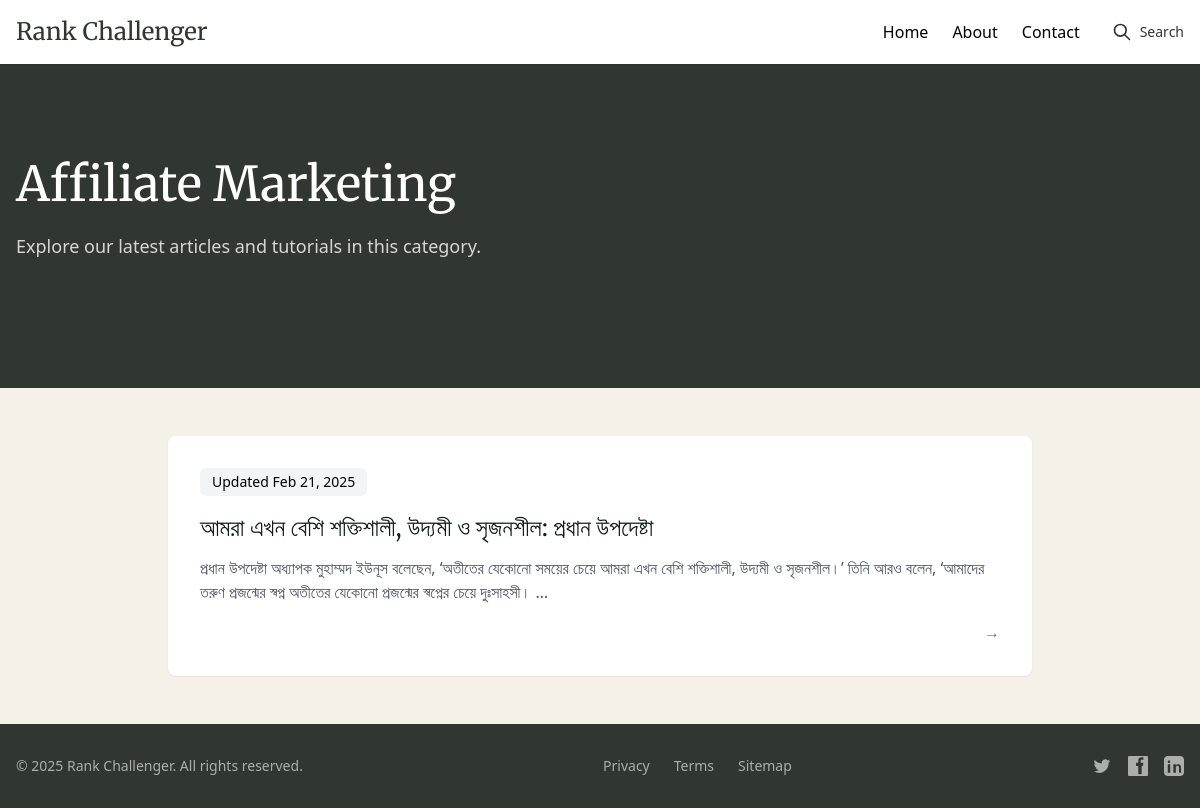
The app's page /affiliate/ with its own data.
### blog/models.py (models this page shows, shortened)
class Category(models.Model):
    name = models.CharField(max_length=100, unique=True)
    slug = models.SlugField(max_length=100, unique=True)
    class Meta:
        ordering = ['name']

class Post(models.Model):
    class Status(models.TextChoices):
        DRAFT = 'DF', 'Draft'
        PUBLISHED = 'PB', 'Published'
    title = models.CharField(max_length=250)
    slug = models.SlugField(max_length=250, unique=True)  # Ensure unique slugs globally
    author = models.ForeignKey(
        settings.AUTH_USER_MODEL,
        on_delete=models.CASCADE,
        related_name='blog_posts'
    )
    body = CKEditor5Field(config_name='default')
    image = models.ImageField(upload_to='blog/images/', blank=True, null=True)
    category = models.ForeignKey(Category, on_delete=models.CASCADE, related_name='posts')
    tags = TaggableManager()
    publish = models.DateTimeField(default=timezone.now)
    created = models.DateTimeField(auto_now_add=True)
    updated = models.DateTimeField(auto_now=True)
    status = models.CharField(
        max_length=2,
        choices=Status.choices,
        default=Status.DRAFT
    )
    objects = models.Manager()  # Default manager
    published = PublishedManager()  # Custom manager for published posts
    class Meta:
        ordering = ['-publish']
        indexes = [models.Index(fields=['-publish']),]
    def get_absolute_url(self):
        return reverse('blog:post_detail', args=[self.category.slug, self.slug])

### blog/views.py (the view)
# urls.py: path('<slug:category_slug>/', views.category_posts, name='post_list_by_category'),
def category_posts(request, category_slug):
    category = get_object_or_404(Category, slug=category_slug)
    posts = Post.published.filter(category=category)
    paginator = Paginator(posts, 10)
    page_number = request.GET.get('page')
    try:
        posts = paginator.page(page_number)
    except PageNotAnInteger:
        posts = paginator.page(1)
    except EmptyPage:
        posts = paginator.page(paginator.num_pages)
    categories = Category.objects.all()
    return render(
        request,
        'blog/post/list.html',
        {
            'category': category,
            'posts': posts,
            'categories': categories,
            'section': 'category',
        }
    )

### blog/models.py (called while the page is built)
    def get_queryset(self):
        return super().get_queryset().filter(status=Post.Status.PUBLISHED)

### templates/blog/post/list.html (shortened to what this page needs)
{% extends "blog/base.html" %}
{% load static %}
{% load blog_tags %}
{% block content %}
<section class="bg-[#2f3730] text-white">
    <div class="max-w-7xl mx-auto px-4 py-16 md:py-24">
        {% if category %}
            <div class="max-w-4xl">
                <h1 class="text-4xl md:text-5xl font-serif mb-6">{{ category.name }}</h1>
                <p class="text-lg text-white/80 mb-8">{{ category.description|default:"Explore our latest articles and tutorials in this category." }}</p>
            </div>
        {% endif %}
    </div>
</section>
<div class="max-w-4xl mx-auto px-4 py-12">
    <div class="space-y-8">
        {% for post in posts %}
            <article class="bg-white p-8 rounded-lg shadow-sm hover:shadow-md transition-shadow duration-300">
                <div class="inline-block px-3 py-1 mb-4 text-sm bg-gray-100 rounded-md">
                    Updated {{ post.updated|date:"M d, Y" }}
                </div>
                <h2 class="text-2xl font-serif mb-3">
                    <a href="{{ post.get_absolute_url }}"
                       class="text-[#0f1e17] hover:text-[#0f1e17]/80 transition-colors duration-300">
                        {{ post.title }}
                    </a>
                </h2>
                <p class="text-gray-600 mb-4">
                    {{ post.body|striptags|truncatewords:30 }}
                </p>
                <div class="text-right">
                    <a href="{{ post.get_absolute_url }}"
                       class="text-[#0f1e17]/60 hover:text-[#0f1e17] transition-colors duration-300">
                        →
                    </a>
                </div>
            </article>
        {% endfor %}
    </div>
</div>
{% endblock %}

### templates/blog/base.html (style rules this page uses)
.font-serif { font-family: 'Merriweather', serif; }

### records on screen
Category: name "Affiliate Marketing"
Post: updated "Feb 21, 2025", title "আমরা এখন বেশি শক্তিশালী, উদ্যমী ও সৃজনশীল: প্রধান উপদেষ্টা", body "প্রধান উপদেষ্টা অধ্যাপক মুহাম্মদ ইউনূস বলেছেন, ‘অতীতের যেকোনো সময়ের চেয়ে আমরা এখন বেশি শক্তিশালী, উদ্যমী ও সৃজনশীল।’ তিনি আরও বলেন, ‘আমাদের তরুণ প্রজন্মের স্বপ্ন অতীতের যেকোনো প্রজন্মের স্বপ্নের চেয়ে দুঃসাহসী। …"
